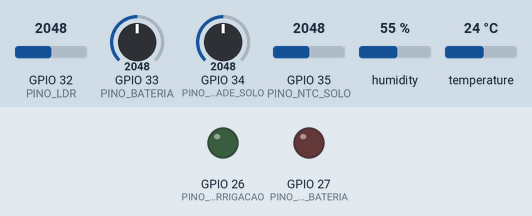
A sketch run on a simulated ESP32. Parts: output pins drawn as LEDs (lit = HIGH). The inputs (shaded band) are chosen by the test bench; at power-on: GPIO 33 (PINO_BATERIA) = 2048, GPIO 35 (PINO_NTC_SOLO) = 2048, GPIO 32 (PINO_LDR) = 2048, GPIO 34 (PINO_UMIDADE_SOLO) = 2048, humidity 55 %, temperature 24 °C (analog values on the 0–4095 scale). WiFi joins after 1.5 s; servers stay silent unless stated; the local clock reads 2024-03-15 10:24:30 at power-on unless the sketch sets it; random numbers use the default seed unless the sketch sets one; no MQTT or app messages arrive unless stated; what the sketch prints to the serial monitor is not drawn.

Above: at 2.9 s.
3.0 s: GPIO 33 (PINO_BATERIA) set to 659
13.2 s: GPIO 33 (PINO_BATERIA) set to 578
At 17.2 s:
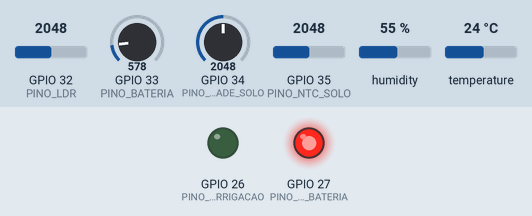
28.2 s: GPIO 35 (PINO_NTC_SOLO) set to 2020
Timing chart, 0 to 31.2 s (numbered marks = the images above; inputs shaded):
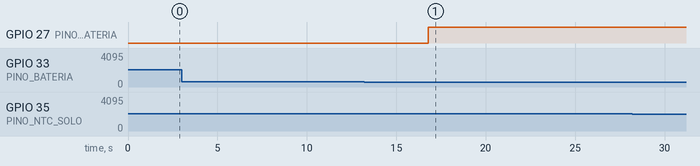

Measured:
- the behaviour switches between 613 and 612 on GPIO 33 (PINO_BATERIA) (found by bisection; images 0 and 1)
- after the input at 3.0 s, every drawn part: stays the same
- after the input at 13.2 s, GPIO 27 (PINO_LED_BATERIA): LOW → HIGH after 3.6 s
- after the input at 28.2 s, every drawn part: stays the same

The sketch:

sketch.ino
```cpp
/*
 * AgroSmart · Fase 6 · Estação de sensoriamento de campo (ESP32 no Wokwi)
 * ---------------------------------------------------------------------------
 * Uma estação do talhão TLH-03 (sensor SNS-0301). Lê cinco sensores, sincroniza
 * o relógio por NTP e publica a cada INTERVALO_MS, por MQTT, um JSON com as
 * chaves do contrato de dados `contratos/sensores.v1.yaml`:
 *
 *   agrosmart/sensores/SNS-0301/leitura
 *   {"sensor_id":"SNS-0301","talhao_id":"TLH-03","medido_em":"2026-10-08T14:32:05Z",
 *    "umidade_solo_pct":41.2,"temperatura_solo_c":24.8,"temperatura_ar_c":27.1,
 *    "umidade_ar_pct":58.0,"bateria_pct":83.6,"rssi_dbm":-61,"luminosidade_lux":8123.0}
 *
 * `luminosidade_lux` NÃO está no contrato v1: o gateway (`agrosmart coletar-mqtt`)
 * descarta a chave e registra a ocorrência. Entra no contrato v2 (roadmap).
 *
 * Atuador: o LED verde "irrigação" obedece ao comando publicado em
 *   agrosmart/atuadores/TLH-03/irrigacao   {"acao":"ligar","minutos":10}  |  {"acao":"desligar"}
 * e o estado é devolvido em agrosmart/atuadores/TLH-03/irrigacao/estado.
 * O LED vermelho acende quando a bateria fica abaixo de 15 % (regra SEN-10).
 *
 * Sensores (todos em pinos ADC1 — o ADC2 do ESP32 não funciona com Wi-Fi ligado):
 *   DHT22          GPIO 4    temperatura_ar_c, umidade_ar_pct
 *   potenciômetro  GPIO 34   umidade_solo_pct (sonda capacitiva emulada, 0–100 %)
 *   NTC 10k        GPIO 35   temperatura_solo_c
 *   LDR            GPIO 32   luminosidade_lux (só no payload e no monitor serial)
 *   potenciômetro  GPIO 33   bateria_pct (divisor de tensão da bateria emulado)
 *   LED verde      GPIO 26   irrigação ligada
 *   LED vermelho   GPIO 27   alerta de bateria
 *
 * Bibliotecas (libraries.txt): PubSubClient, ArduinoJson, DHT sensor library (Adafruit) + Adafruit Unified Sensor.
 */

#include <WiFi.h>
#include <PubSubClient.h>
#include <ArduinoJson.h>
#include <DHT.h>
#include <time.h>
#include <math.h>

// ---------------------------------------------------------------------------
// Configuração — tudo que se ajusta está aqui no topo
// ---------------------------------------------------------------------------
const char* SENSOR_ID = "SNS-0301";   // padrão do contrato: ^SNS-\d{4}$
const char* TALHAO_ID = "TLH-03";     // precisa existir no ERP (regra SEN-09)

const char* WIFI_SSID  = "Wokwi-GUEST";   // rede simulada do Wokwi, sem senha
const char* WIFI_SENHA = "";

// Broker público (sem credenciais). Alternativas:
//   "test.mosquitto.org"    — outro broker público
//   "host.wokwi.internal"   — mosquitto local (infra/docker-compose.yml) via
//                             Wokwi Private Gateway (wokwigw); ver README.md
const char* MQTT_HOST  = "broker.hivemq.com";
const uint16_t MQTT_PORTA = 1883;

const unsigned long INTERVALO_MS = 5000;   // 5 s na demonstração; 900000 (15 min) em campo
const char* NTP_SERVIDOR = "pool.ntp.org";

// Pinos
const int PINO_DHT          = 4;
const int PINO_UMIDADE_SOLO = 34;
const int PINO_NTC_SOLO     = 35;
const int PINO_LDR          = 32;
const int PINO_BATERIA      = 33;
const int PINO_LED_IRRIGACAO = 26;
const int PINO_LED_BATERIA   = 27;

// Calibração
const float BATERIA_ALERTA_PCT = 15.0;  // SEN-10: abaixo disso é ordem de manutenção
const float ADC_MAX = 4095.0;           // ESP32: 12 bits
const float NTC_BETA = 3950.0;          // NTC 10k do Wokwi
const float LDR_GAMMA = 0.7;            // curva do fotoresistor do Wokwi
const float LDR_RL10 = 50.0;            // kΩ a 10 lux

// ---------------------------------------------------------------------------
// Estado
// ---------------------------------------------------------------------------
WiFiClient rede;
PubSubClient mqtt(rede);
DHT dht(PINO_DHT, DHT22);

String topicoLeitura;
String topicoAtuador;
String topicoEstado;

bool irrigacaoLigada = false;
unsigned long irrigacaoAteMs = 0;
unsigned long ultimaPublicacaoMs = 0;
uint32_t sequencia = 0;

// ---------------------------------------------------------------------------
// Rede e relógio
// ---------------------------------------------------------------------------
void conectarWiFi() {
  Serial.printf("[wifi] conectando a %s", WIFI_SSID);
  WiFi.mode(WIFI_STA);
  WiFi.begin(WIFI_SSID, WIFI_SENHA, 6);  // canal 6: conexão instantânea no Wokwi
  while (WiFi.status() != WL_CONNECTED) {
    delay(250);
    Serial.print(".");
  }
  Serial.printf(" ok · IP %s · RSSI %d dBm\n", WiFi.localIP().toString().c_str(), WiFi.RSSI());
}

void sincronizarRelogio() {
  // Fuso 0 e sem horário de verão: o contrato exige `medido_em` em UTC.
  configTime(0, 0, NTP_SERVIDOR, "time.google.com");
  Serial.print("[ntp] sincronizando");
  time_t agora = time(nullptr);
  int tentativas = 0;
  while (agora < 1700000000 && tentativas < 80) {  // antes de nov/2023 = relógio não acertado
    delay(250);
    Serial.print(".");
    agora = time(nullptr);
    tentativas++;
  }
  if (agora < 1700000000) {
    Serial.println(" FALHOU — leituras ficariam com relógio errado (SEN-08); reiniciando");
    delay(2000);
    ESP.restart();
  }
  char iso[25];
  instanteIso(iso, sizeof(iso));
  Serial.printf(" ok · %s\n", iso);
}

void instanteIso(char* saida, size_t tamanho) {
  time_t agora = time(nullptr);
  struct tm utc;
  gmtime_r(&agora, &utc);
  strftime(saida, tamanho, "%Y-%m-%dT%H:%M:%SZ", &utc);
}

// ---------------------------------------------------------------------------
// Sensores
// ---------------------------------------------------------------------------
float arredondar1(float valor) { return roundf(valor * 10.0f) / 10.0f; }

float lerUmidadeSolo() {
  // Sonda capacitiva real: tensão cai com a umidade e precisa de calibração
  // seco/água. Aqui o potenciômetro entrega o percentual direto: 0 % = seco.
  return arredondar1(analogRead(PINO_UMIDADE_SOLO) * 100.0f / ADC_MAX);
}

float lerTemperaturaSolo() {
  // NTC 10k em divisor com 10k (modelo do Wokwi), equação beta.
  int bruto = analogRead(PINO_NTC_SOLO);
  if (bruto <= 0 || bruto >= ADC_MAX) return NAN;
  float celsius = 1.0f / (logf(1.0f / (ADC_MAX / bruto - 1.0f)) / NTC_BETA + 1.0f / 298.15f) - 273.15f;
  return arredondar1(celsius);
}

float lerLuminosidade() {
  // Fórmula do fotoresistor do Wokwi (divisor com 2 kΩ), adaptada para 3,3 V / 12 bits.
  int bruto = analogRead(PINO_LDR);
  float tensao = bruto / ADC_MAX * 3.3f;
  if (tensao >= 3.29f) return 100000.0f;
  float resistencia = 2000.0f * tensao / (1.0f - tensao / 3.3f);
  if (resistencia <= 0.0f) return 100000.0f;
  float lux = powf(LDR_RL10 * 1e3f * powf(10.0f, LDR_GAMMA) / resistencia, 1.0f / LDR_GAMMA);
  return roundf(lux);
}

float lerBateria() {
  // Em campo: divisor de tensão da bateria Li-ion (3,0 V = 0 %, 4,2 V = 100 %).
  return arredondar1(analogRead(PINO_BATERIA) * 100.0f / ADC_MAX);
}

// ---------------------------------------------------------------------------
// Atuador de irrigação
// ---------------------------------------------------------------------------
void publicarEstadoIrrigacao() {
  JsonDocument doc;
  char iso[25];
  instanteIso(iso, sizeof(iso));
  doc["talhao_id"] = TALHAO_ID;
  doc["irrigacao"] = irrigacaoLigada ? "ligada" : "desligada";
  doc["restante_min"] = irrigacaoLigada ? (int)((irrigacaoAteMs - millis()) / 60000UL) : 0;
  doc["atualizado_em"] = iso;
  char buffer[192];
  size_t n = serializeJson(doc, buffer, sizeof(buffer));
  mqtt.publish(topicoEstado.c_str(), buffer, n);
}

void ligarIrrigacao(int minutos) {
  irrigacaoLigada = true;
  irrigacaoAteMs = millis() + (unsigned long)minutos * 60000UL;
  digitalWrite(PINO_LED_IRRIGACAO, HIGH);
  Serial.printf("[atuador] irrigação LIGADA por %d min\n", minutos);
  publicarEstadoIrrigacao();
}

void desligarIrrigacao(const char* motivo) {
  irrigacaoLigada = false;
  digitalWrite(PINO_LED_IRRIGACAO, LOW);
  Serial.printf("[atuador] irrigação DESLIGADA (%s)\n", motivo);
  publicarEstadoIrrigacao();
}

void aoReceberComando(char* topico, byte* payload, unsigned int tamanho) {
  JsonDocument cmd;
  DeserializationError erro = deserializeJson(cmd, payload, tamanho);
  if (erro) {
    Serial.printf("[atuador] comando ignorado: JSON inválido (%s)\n", erro.c_str());
    return;
  }
  const char* acao = cmd["acao"] | "";
  if (strcmp(acao, "ligar") == 0) {
    int minutos = cmd["minutos"] | 10;
    if (minutos < 1) minutos = 1;
    ligarIrrigacao(minutos);
  } else if (strcmp(acao, "desligar") == 0) {
    desligarIrrigacao("comando");
  } else {
    Serial.printf("[atuador] ação desconhecida: '%s'\n", acao);
  }
}

// ---------------------------------------------------------------------------
// MQTT
// ---------------------------------------------------------------------------
void conectarMqtt() {
  while (!mqtt.connected()) {
    String clientId = String("agrosmart-") + SENSOR_ID + "-" + String((uint32_t)esp_random(), HEX);
    Serial.printf("[mqtt] conectando a %s:%u como %s", MQTT_HOST, MQTT_PORTA, clientId.c_str());
    if (mqtt.connect(clientId.c_str())) {
      mqtt.subscribe(topicoAtuador.c_str(), 1);
      Serial.printf(" ok · publicando em %s · comandos em %s\n", topicoLeitura.c_str(), topicoAtuador.c_str());
    } else {
      Serial.printf(" falhou (rc=%d), nova tentativa em 3 s\n", mqtt.state());
      delay(3000);
    }
  }
}

void publicarLeitura() {
  float arTemperatura = dht.readTemperature();   // NAN se o sensor não respondeu
  float arUmidade = dht.readHumidity();
  char iso[25];
  instanteIso(iso, sizeof(iso));

  float umidadeSolo = lerUmidadeSolo();
  float tempSolo = lerTemperaturaSolo();
  float bateria = lerBateria();
  float lux = lerLuminosidade();
  int rssi = WiFi.RSSI();

  digitalWrite(PINO_LED_BATERIA, bateria < BATERIA_ALERTA_PCT ? HIGH : LOW);

  // Mesma ordem de chaves do contrato; o que o DHT não leu vai como null
  // (chave presente, valor nulo — é assim que o silver decide pela regra SEN-01).
  JsonDocument doc;
  doc["sensor_id"] = SENSOR_ID;
  doc["talhao_id"] = TALHAO_ID;
  doc["medido_em"] = iso;
  doc["umidade_solo_pct"] = umidadeSolo;
  if (isnan(tempSolo)) doc["temperatura_solo_c"] = nullptr; else doc["temperatura_solo_c"] = tempSolo;
  if (isnan(arTemperatura)) doc["temperatura_ar_c"] = nullptr; else doc["temperatura_ar_c"] = arredondar1(arTemperatura);
  if (isnan(arUmidade)) doc["umidade_ar_pct"] = nullptr; else doc["umidade_ar_pct"] = arredondar1(arUmidade);
  doc["bateria_pct"] = bateria;
  doc["rssi_dbm"] = rssi;
  doc["luminosidade_lux"] = lux;  // fora do contrato v1 — o gateway descarta

  char buffer[384];
  size_t n = serializeJson(doc, buffer, sizeof(buffer));
  bool ok = mqtt.publish(topicoLeitura.c_str(), buffer, n);

  sequencia++;
  Serial.printf("[%lu] %s %s\n", (unsigned long)sequencia, ok ? "pub" : "ERRO", buffer);
}

// ---------------------------------------------------------------------------
// Arduino
// ---------------------------------------------------------------------------
void setup() {
  Serial.begin(115200);
  delay(200);
  Serial.println();
  Serial.println("AgroSmart · estação de campo · contrato sensores.v1");

  pinMode(PINO_LED_IRRIGACAO, OUTPUT);
  pinMode(PINO_LED_BATERIA, OUTPUT);
  digitalWrite(PINO_LED_IRRIGACAO, LOW);
  digitalWrite(PINO_LED_BATERIA, LOW);
  analogReadResolution(12);
  dht.begin();

  topicoLeitura = String("agrosmart/sensores/") + SENSOR_ID + "/leitura";
  topicoAtuador = String("agrosmart/atuadores/") + TALHAO_ID + "/irrigacao";
  topicoEstado = topicoAtuador + "/estado";

  conectarWiFi();
  sincronizarRelogio();

  mqtt.setServer(MQTT_HOST, MQTT_PORTA);
  mqtt.setCallback(aoReceberComando);
  mqtt.setBufferSize(512);
  mqtt.setKeepAlive(30);
  conectarMqtt();

  Serial.println("Gire os potenciômetros: esquerdo = umidade do solo, direito = bateria.");
  Serial.println("Clique no DHT22 para ajustar temperatura/umidade do ar; no LDR, a luz.");
  Serial.printf("Para ligar a irrigação publique em %s: {\"acao\":\"ligar\",\"minutos\":5}\n",
                topicoAtuador.c_str());
}

void loop() {
  if (WiFi.status() != WL_CONNECTED) conectarWiFi();
  if (!mqtt.connected()) conectarMqtt();
  mqtt.loop();

  if (irrigacaoLigada && (long)(millis() - irrigacaoAteMs) >= 0) {
    desligarIrrigacao("tempo esgotado");
  }

  unsigned long agora = millis();
  if (agora - ultimaPublicacaoMs >= INTERVALO_MS || ultimaPublicacaoMs == 0) {
    ultimaPublicacaoMs = agora;
    publicarLeitura();
  }
}
```
